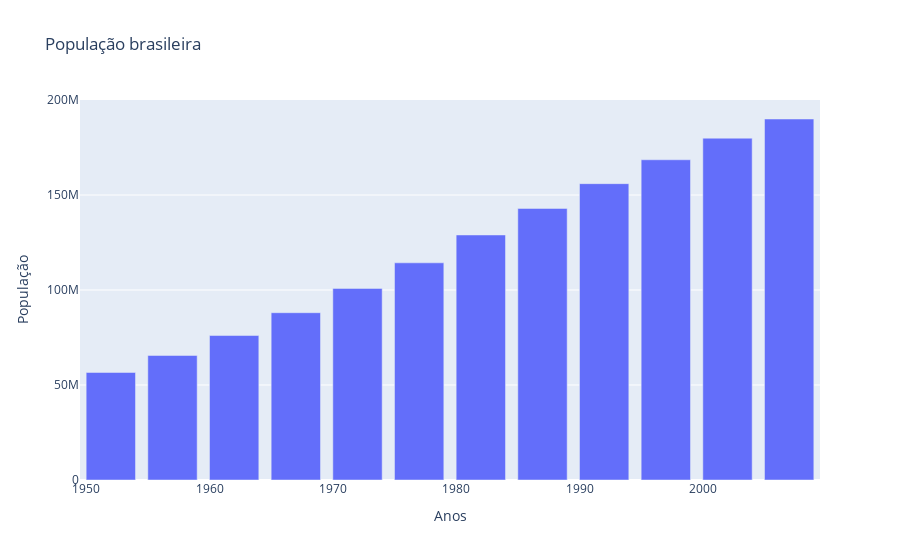

The notebook cell saved with this chart:
### Code cell
fig1 = px.bar(data_br, x= 'year',y='pop', title = 'População brasileira')

fig1.update_layout(
    xaxis = dict(title = 'Anos'),
    yaxis = dict(title = 'População')
)

fig1.show()

### Figure 1 — Plotly figure (JSON) as saved in the notebook; plotly's stock layout.template omitted (floating-point values rounded to 4 significant figures)
{"data": [{"alignmentgroup": "True", "hovertemplate": "year=%{x}<br>pop=%{y}<extra></extra>", "legendgroup": "", "marker": {"color": "#636efa", "pattern": {"shape": ""}}, "name": "", "offsetgroup": "", "orientation": "v", "showlegend": false, "textposition": "auto", "type": "bar", "x": [1952, 1957, 1962, 1967, 1972, 1977, 1982, 1987, 1992, 1997, 2002, 2007], "xaxis": "x", "y": [56602560, 65551171, 76039390, 88049823, 100840058, 114313951, 128962939, 142938076, 155975974, 168546719, 179914212, 190010647], "yaxis": "y"}], "layout": {"barmode": "relative", "legend": {"tracegroupgap": 0}, "title": {"text": "População brasileira"}, "xaxis": {"anchor": "y", "domain": [0, 1], "title": {"text": "Anos"}}, "yaxis": {"anchor": "x", "domain": [0, 1], "title": {"text": "População"}}}}
